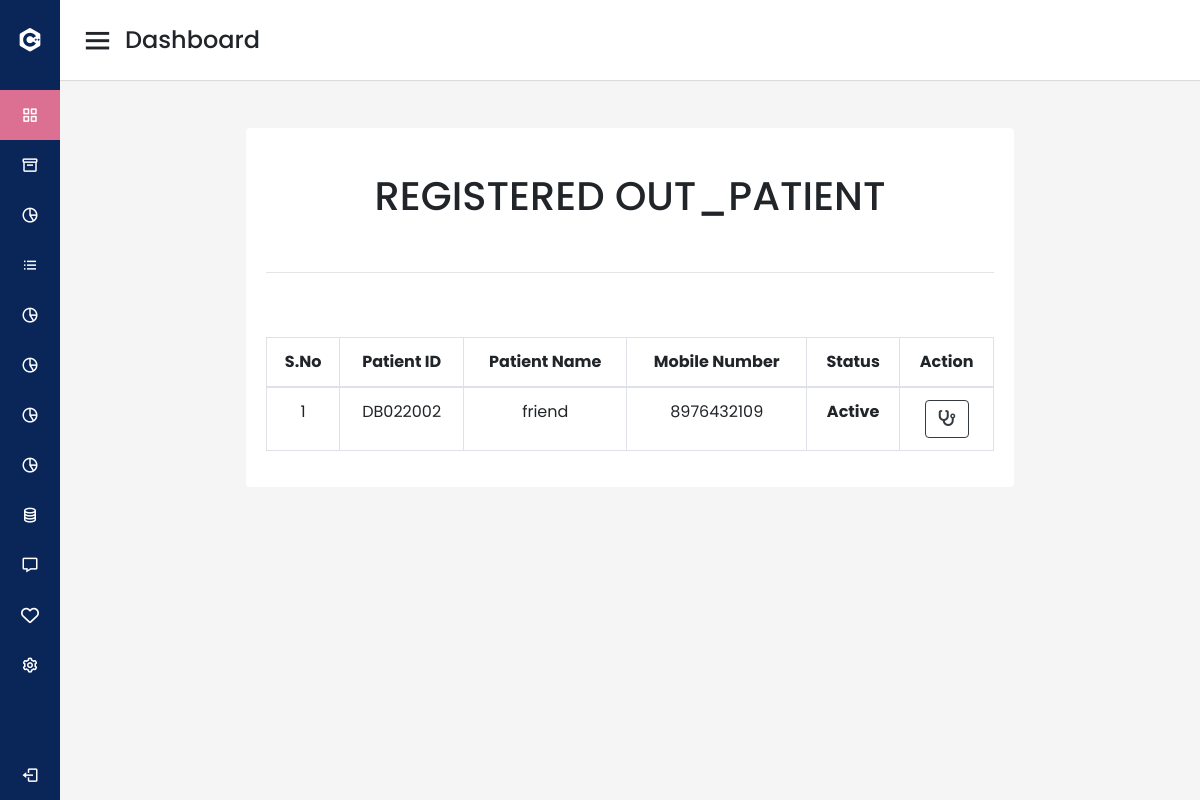
The page /doctor_view/ on the database as committed earlier.
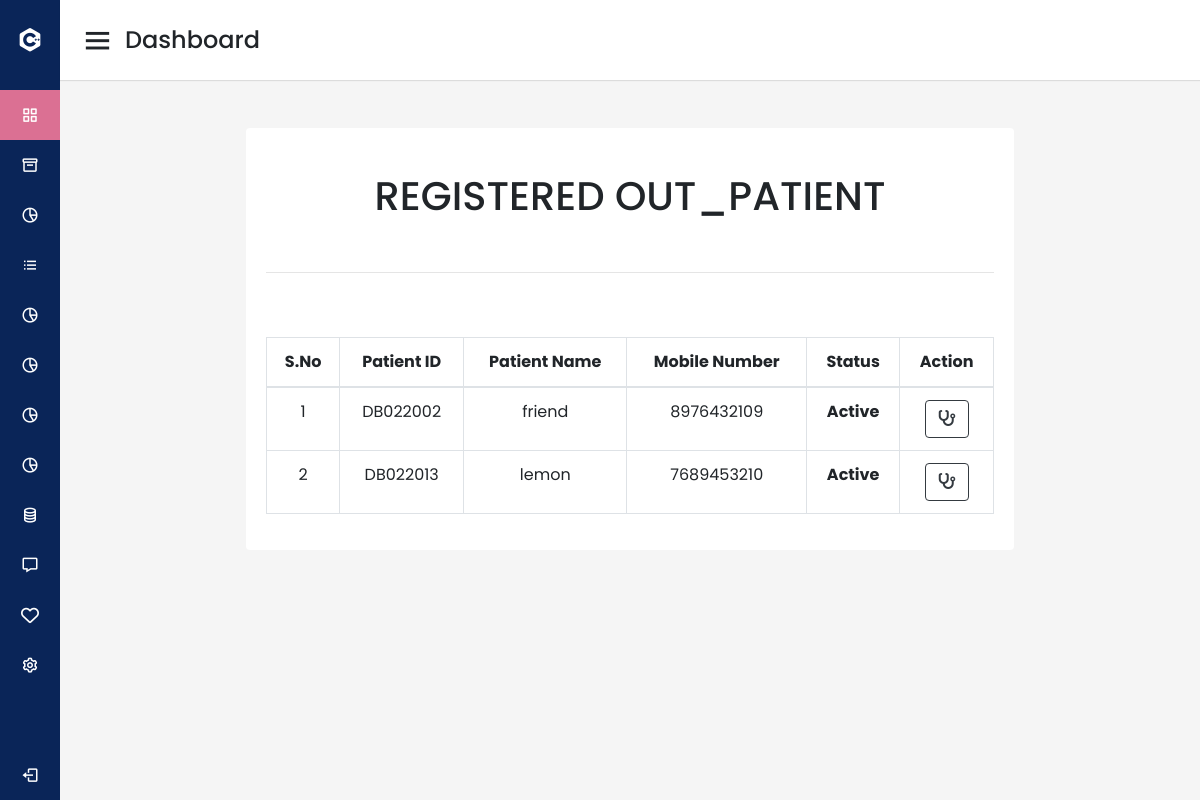
The same page on the database as committed later.
### management/models.py (models this page shows, shortened)
class TodayPatients(models.Model):
    patient=models.ForeignKey(PatientDetails,on_delete=models.CASCADE)
    created_at=models.DateTimeField(auto_now_add=True)
    updated_at = models.DateTimeField(auto_now=True)
    is_active=   models.BooleanField('Is active', default=False)

class PatientDetails(models.Model):
    patient_id= models.CharField(max_length=30)
    patient_name= models.CharField(max_length=30)
    fathers_name= models.CharField(max_length=30)
    age= models.IntegerField(null=True,blank=True)
    date_of_birth= models.DateField()
    gender= models.CharField(max_length=30)
    blood_group=models.CharField(max_length=30,null=True,blank=True)
    address= models.TextField(max_length=30)
    phone_number = models.IntegerField(null=True,blank=True)

### management/views.py (the view)
# urls.py: path('doctor_view/',views.doctor_view, name='doctor_view'),
def doctor_view(request):
        x=  TodayPatients.objects.filter(created_at__contains=datetime.today().date())
        return render(request,"management/doctor_view.html",{'x':x})

### management/templates/management/doctor_view.html (shortened to what this page needs)
{% extends "management/navbar.html" %}
{% load static %}
{% block content %}
<section id="out_patient">
    <div class="container">
        <div class="card mt-4">
            <div class="card-body">
                <h1 class="card-title text-center mt-4">REGISTERED OUT_PATIENT</h1><br>
                <hr><br><br>
                <table id="example" class="table table-bordered text-center" style="width:100%">
                    <thead>
                        <tr>
                            <th class="text-center">S.No</th>
                            <th class="text-center">Patient&nbsp;ID</th>
                            <th class="text-center">Patient&nbsp;Name</th>
                            <th class="text-center">Mobile&nbsp;Number</th>
                            <th class="text-center">Status</th>
                            <th class="text-center">Action</th>
                        </tr>
                    </thead>
                    <tbody>
                        {% for i in x %}
                        {% if i.is_active %}
                        <tr class="active">
                            <td>{{forloop.counter}}</td>
                            <td>{{i.patient.patient_id}}</td>
                            <td>{{i.patient.patient_name}}</td>
                            <td>{{i.patient.phone_number}}</td>
                            <td>{% if i.is_active %}
                                <strong>In-Active</strong>
                                {% else %}
                                <strong>Active</strong>
                                {% endif %}
                            </td>
                            <td> {% if i.is_active %}
                                <a href="{% url 'disable_view' i.id %}"><button type="submit"
                                        class="btn btn-outline-dark"><i
                                            class="fa-solid fa-play"></i></button></a>&nbsp;&nbsp;
                                {% else %}
                                <a href="{% url 'enable_view' i.id %}"> <button type="submit"
                                        class="btn btn-outline-dark"> <i class="fa-solid fa-pause"> </i></button>
                                </a>&nbsp;&nbsp;
                                {% endif %}
                                <button type="button" class="btn btn-outline-dark" onclick="view('{{i.id}}')"
                                    data-toggle="modal" data-target="#exampleModal">
                                    <i object_id="{{i.id}}" id="general_vitals{{i.id}}"
                                        class="fa-solid fa-temperature-three-quarters"></i>
                                    {% if user.is_admin %}</button>&nbsp;&nbsp;<button type="button"
                                    class="btn btn-outline-dark"><i class="fa-solid fa-stethoscope"></i></button>
                                    {% endif %}
                            </td>
                        </tr>
                        {% else %}
                        <tr>
                            <td>{{forloop.counter}}</td>
                            <td>{{i.patient.patient_id}}</td>
                            <td>{{i.patient.patient_name}}</td>
                            <td>{{i.patient.phone_number}}</td>
                            <td>{% if i.is_active %}
                                <strong>In-Active</strong>
                                {% else %}
                                <strong>Active</strong>
                                {% endif %}
                            </td>
                                <td>
                                    <a href="{% url 'doctor_vie' i.id %}"><button type="button"
                                    class="btn btn-outline-dark"><i class="fa-solid fa-stethoscope"></i></button></a>
                            </td>
                        </tr>
                        {% endif %}
                        {% endfor %}
                    </tbody>
                </table>
            </div>
        </div>
    </div>
</section>
{% endblock %}

Rows that differ between the two databases and show on the page:
added TodayPatients: patient.patient_id "DB022013", patient.patient_name "lemon", patient.phone_number "7689453210", is_active "Active"
